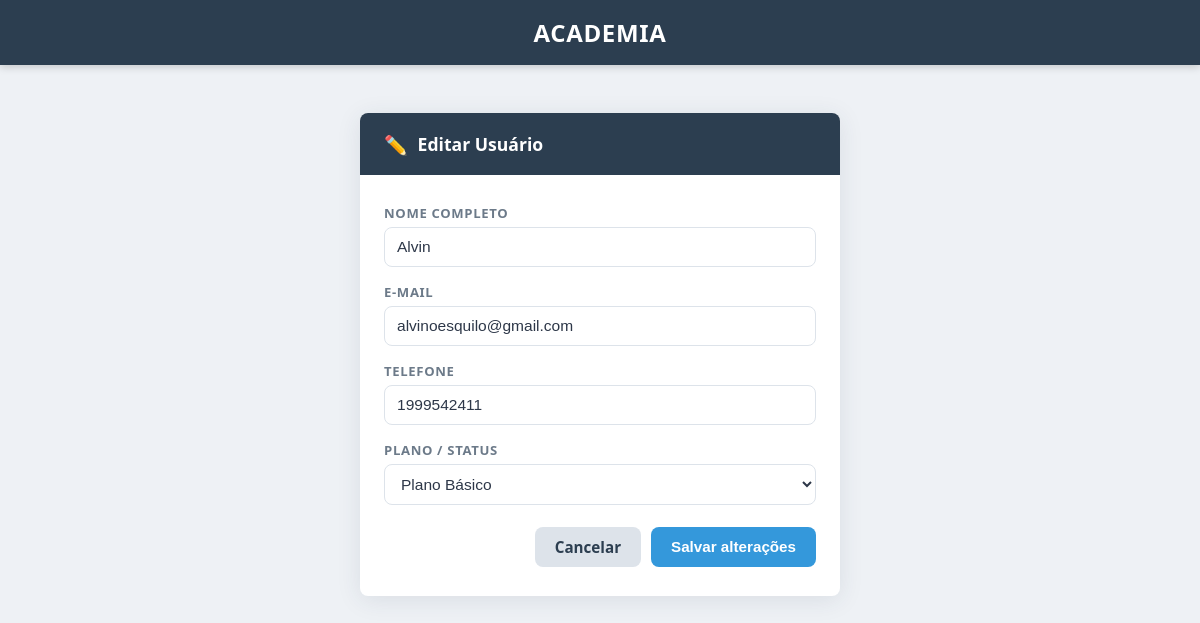
The page /edit.php?id=3 on the database as committed earlier.
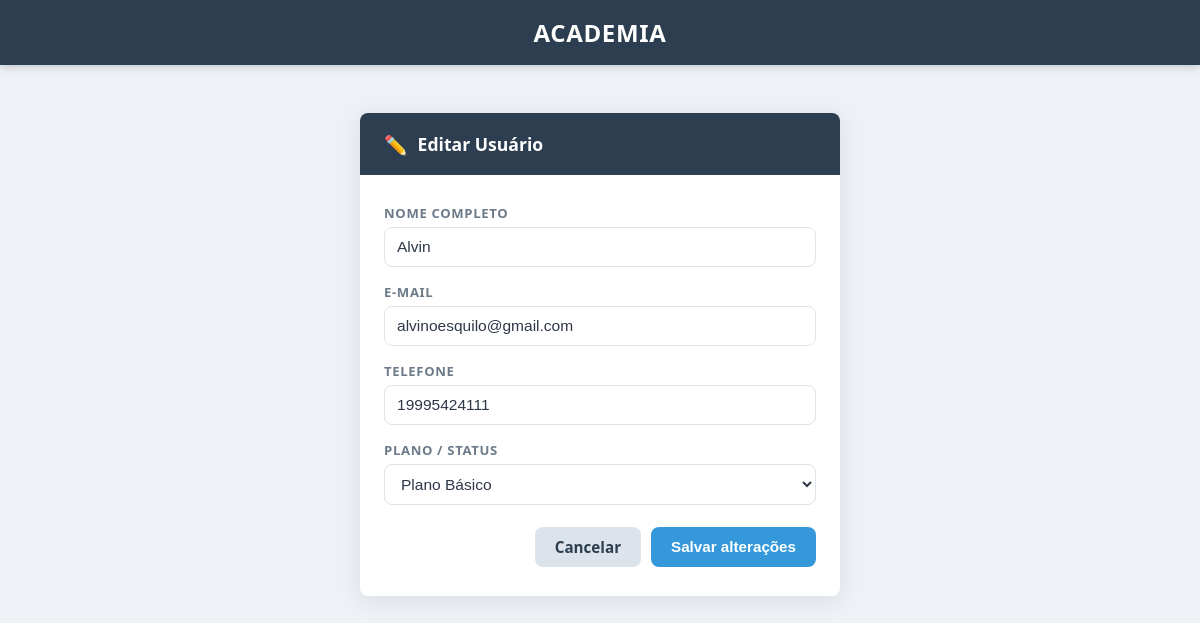
The same page on the database as committed later.
### tables this page shows
CREATE TABLE users (
	id integer primary key autoincrement,
	full_name text not null,
	email text unique not null,
	password text not null,
	phone text,
	created_at date,
	status text
);

### src/Repository/UserRepository.php (called while the page is built, shortened)
<?php
class UserRepository
{
    private PDO $connection;
    public function __construct(PDO $connection)
    {
        $this->connection = $connection;
    }
    public function searchUser(int $id): mixed {
        $sqlUser = "SELECT * FROM users WHERE id = $id;";
        $stmt = $this->connection->query($sqlUser);
        $user = $stmt->fetch(PDO::FETCH_ASSOC);
        return $this->formatUser($user);
    }
    public function formatUser($user){
        return new User(
            $user['id'],
            $user['full_name'],
            $user['email'],
            $user['password'],
            $user['created_at'],
            $user['phone'],
            $user['status']
        );
    }
}

### src/Domain/User.php (called while the page is built, shortened)
<?php
class User {
    private string $full_name;
    private string $email;
    private string $phone;
    private string $status;
    public function __construct(
        ?int $id,
        string $full_name,
        string $email,
        string $password,
        string $date,
        string $phone,
        string $status,
    ) {
        $this->full_name = $full_name;
        $this->email = $email;
        $this->phone = $phone;
        $this->status = $status;
    }
    public function fullName(): string
    {
        return $this->full_name;
    }
    public function email(): string
    {
        return $this->email;
    }
    public function phone(): string
    {
        return $this->phone;
    }
    public function status(): string
    {
        return $this->status;
    }
}

### edit.php (the view, shortened to what this page needs)
<?php
$connection = Connection::getConnection();
$repository = new UserRepository($connection);
$user = $repository->searchUser($_GET['id']);
?>
<!DOCTYPE html>
<html lang="pt-BR">
<head>
  <link rel="stylesheet" href="css/style.css">
</head>
<body>
  <header>
    <h1>Academia</h1>
  </header>
  <main class="page-center">
    <div class="card">
      <div class="card-header">
        <span class="card-icon">✏️</span>
        <h2>Editar Usuário</h2>
      </div>
      <form class="form" action="update.php" method="POST">
        <div class="field-group">
          <label for="name">Nome completo</label>
          <input
            type="text"
            id="name"
            name="name"
            placeholder="Ex: João da Silva"
            value="<?= htmlspecialchars($user->fullName() ?? '') ?>"
            required>
        </div>
        <div class="field-group">
          <label for="email">E-mail</label>
          <input
            type="email"
            id="email"
            name="email"
            placeholder="email@exemplo.com"
            value="<?= htmlspecialchars($user->email() ?? '') ?>"
            required>
        </div>
        <div class="field-group">
          <label for="phone">Telefone</label>
          <input
            type="text"
            id="phone"
            name="phone"
            placeholder="(11) 99999-9999"
            value="<?= htmlspecialchars($user->phone() ?? '') ?>">
        </div>
        <div class="field-group">
          <label for="status">Plano / Status</label>
          <select id="status" name="status">
            <option value="basico"   <?= ($user->status() ?? '') === 'basico'   ? 'selected' : '' ?>>Plano Básico</option>
          </select>
        </div>
        <div class="form-actions">
          <a href="index.php" class="btn btn-secondary">Cancelar</a>
          <button type="submit" class="btn btn-primary">Salvar alterações</button>
        </div>
      </form>
    </div>
  </main>
</body>
</html>

Rows that differ between the two databases and show on the page:
changed users "Alvin": phone "1999542411" → "19995424111"
